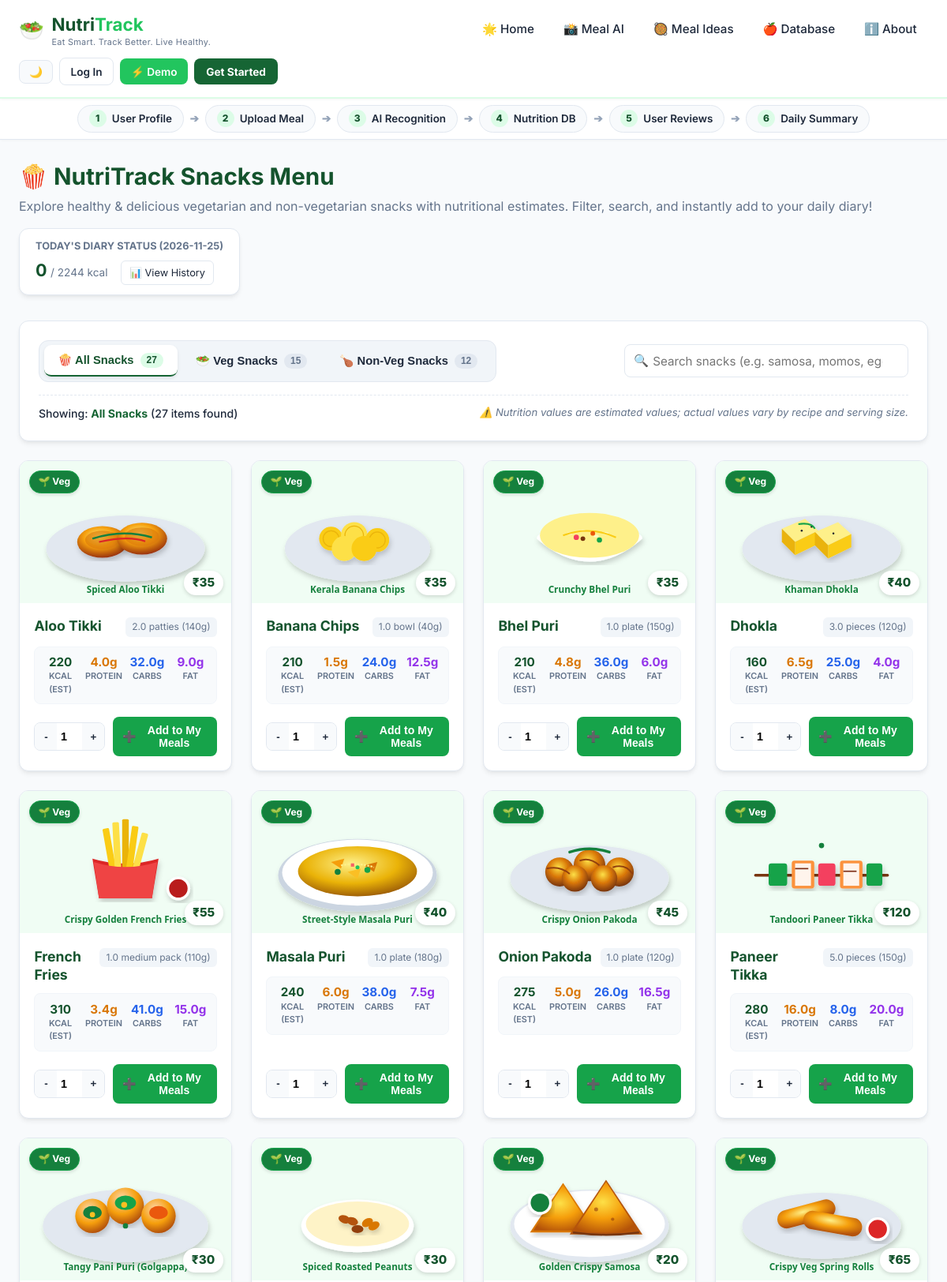
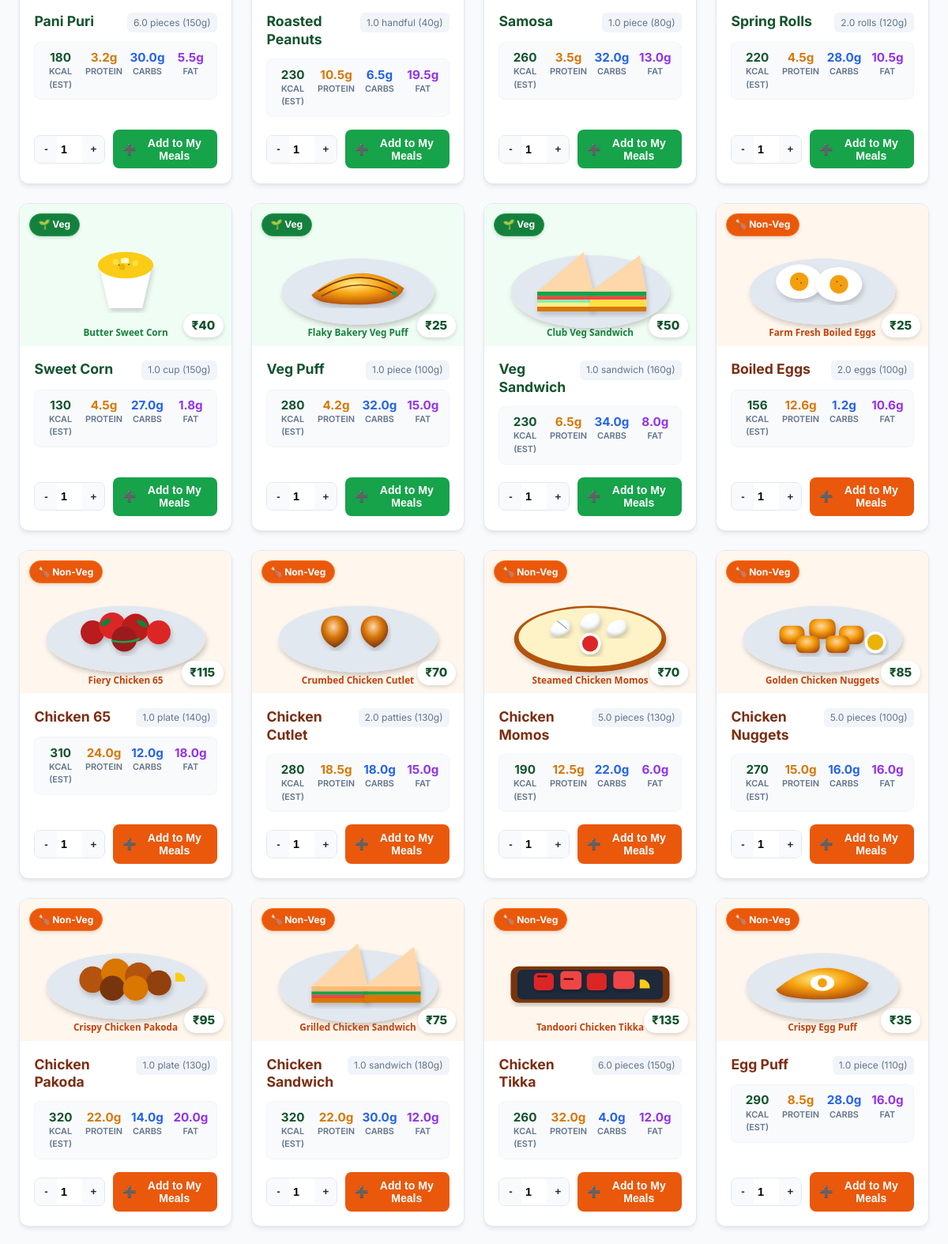
/snacks (upper part), run on the app's committed database (2 pictures, top to bottom).
### tables this page shows
CREATE TABLE user_profiles (
            id INTEGER PRIMARY KEY AUTOINCREMENT,
            user_id INTEGER UNIQUE NOT NULL,
            name TEXT NOT NULL DEFAULT 'User',
            age INTEGER NOT NULL DEFAULT 25,
            gender TEXT NOT NULL DEFAULT 'male',
            height_cm REAL NOT NULL DEFAULT 175.0,
            weight_kg REAL NOT NULL DEFAULT 70.0,
            activity_level TEXT NOT NULL DEFAULT 'moderately_active',
            goal TEXT NOT NULL DEFAULT 'maintenance',
            diet_preference TEXT NOT NULL DEFAULT 'all',
            allergies TEXT DEFAULT '',
            daily_calorie_target REAL NOT NULL DEFAULT 2000.0,
            daily_protein_target REAL NOT NULL DEFAULT 120.0,
            daily_carb_target REAL NOT NULL DEFAULT 250.0,
            daily_fat_target REAL NOT NULL DEFAULT 60.0,
            updated_at TIMESTAMP DEFAULT CURRENT_TIMESTAMP,
            FOREIGN KEY (user_id) REFERENCES users(id) ON DELETE CASCADE
        );

CREATE TABLE foods (
            id INTEGER PRIMARY KEY AUTOINCREMENT,
            name TEXT UNIQUE NOT NULL,
            category TEXT NOT NULL,
            serving_size REAL NOT NULL DEFAULT 100.0,
            serving_unit TEXT NOT NULL DEFAULT 'g',
            calories REAL NOT NULL,
            protein REAL NOT NULL,
            carbs REAL NOT NULL,
            fat REAL NOT NULL,
            fiber REAL NOT NULL DEFAULT 0.0,
            diet_type TEXT NOT NULL DEFAULT 'all'
        , image_url TEXT, is_snack INTEGER DEFAULT 0, price REAL DEFAULT 99.0);

### app.py (the view)
@app.route("/snacks", methods=["GET"])
def snacks_view():
    veg_snacks = database.get_snacks(diet_filter="vegetarian")
    non_veg_snacks = database.get_snacks(diet_filter="non-veg")
    all_snacks = database.get_snacks()
    today_date = date.today().isoformat()
    daily_summary = database.get_daily_summary(today_date)
    return render_template(
        "snacks.html",
        veg_snacks=veg_snacks,
        non_veg_snacks=non_veg_snacks,
        all_snacks=all_snacks,
        today_date=today_date,
        daily_summary=daily_summary,
        active_page="snacks"
    )

### app.py (called while the page is built)
@app.context_processor
def inject_user_context():
    user_id = session.get("user_id")
    current_user = None
    user_pref = {"dark_mode": 0, "unit_system": "metric", "email_reminders": 1}
    if user_id:
        current_user = database.get_user_by_id(user_id)
        user_pref = database.get_user_preferences(user_id)
    return {
        "current_user": current_user,
        "is_logged_in": current_user is not None,
        "user_pref": user_pref,
        "today_date": date.today().isoformat()
    }

### database.py (called while the page is built)
def get_db_connection():
    conn = sqlite3.connect(DB_PATH)
    conn.row_factory = sqlite3.Row
    return conn

def get_profile(user_id=1):
    init_db()
    conn = get_db_connection()
    profile = conn.execute("SELECT * FROM user_profiles WHERE user_id = ?", (user_id,)).fetchone()
    if not profile:
        profile = conn.execute("SELECT * FROM user_profile WHERE id = ?", (user_id,)).fetchone()
    if not profile:
        profile = conn.execute("SELECT * FROM user_profile WHERE id = 1").fetchone()
    conn.close()
    return profile

def get_snacks(diet_filter=None, search_query=None):
    init_db()
    conn = get_db_connection()
    query = "SELECT * FROM foods WHERE is_snack = 1"
    params = []
    if diet_filter in ["vegetarian", "veg"]:
        query += " AND diet_type = 'vegetarian'"
    elif diet_filter in ["non-veg", "non_veg"]:
        query += " AND diet_type = 'non-veg'"
    if search_query:
        query += " AND name LIKE ?"
        params.append(f"%{search_query.strip()}%")
    query += " ORDER BY diet_type DESC, name ASC"
    snacks = conn.execute(query, params).fetchall()
    conn.close()
    return snacks

def get_logs_for_date(date_str, user_id=None):
    init_db()
    conn = get_db_connection()
    if user_id is not None:
        logs = conn.execute(
            "SELECT * FROM meal_logs WHERE meal_date = ? AND user_id = ? ORDER BY id ASC",
            (date_str, user_id)
        ).fetchall()
    else:
        logs = conn.execute(
            "SELECT * FROM meal_logs WHERE meal_date = ? ORDER BY id ASC",
            (date_str,)
        ).fetchall()
    conn.close()
    return logs

### templates/snacks.html (shortened to what this page needs)
{% extends "base.html" %}
{% block content %}
<div class="page-header" style="display: flex; justify-content: space-between; align-items: flex-start; flex-wrap: wrap; gap: 1rem;">
    <div>
        <h1>🍿 NutriTrack Snacks Menu</h1>
        <p>Explore healthy & delicious vegetarian and non-vegetarian snacks with nutritional estimates. Filter, search, and instantly add to your daily diary!</p>
    </div>
    <div class="card" style="padding: 0.75rem 1.25rem; margin-bottom: 0; min-width: 280px; background: #ffffff; border: 1.5px solid var(--border);">
        <div style="font-size: 0.8rem; font-weight: 700; text-transform: uppercase; color: var(--text-muted); margin-bottom: 0.25rem;">
            Today's Diary Status ({{ today_date }})
        </div>
        <div style="display: flex; gap: 1rem; align-items: baseline;">
            <div>
                <span id="header_cal_display" style="font-size: 1.35rem; font-weight: 700; color: var(--primary-dark);">{{ daily_summary.total_calories|round|int }}</span>
                <span style="font-size: 0.85rem; color: var(--text-muted);">/ {{ daily_summary.target_calories|round|int }} kcal</span>
            </div>
            <a href="{{ url_for('summary_view') }}" class="btn-outline" style="padding: 0.3rem 0.65rem; font-size: 0.8rem; border-radius: 6px; text-decoration: none;">
                📊 View History
            </a>
        </div>
    </div>
</div>
<div class="card" style="margin-bottom: 1.5rem; background: #ffffff;">
    <div style="display: flex; justify-content: space-between; align-items: center; flex-wrap: wrap; gap: 1rem;">
        <div class="snack-tabs" role="tablist">
            <button type="button" class="snack-tab-btn active" id="tab_all" onclick="filterCategory('all', this)" role="tab" aria-selected="true">
                🍿 All Snacks <span class="tab-count" id="count_all">{{ all_snacks|length }}</span>
            </button>
            <button type="button" class="snack-tab-btn veg-tab" id="tab_veg" onclick="filterCategory('vegetarian', this)" role="tab" aria-selected="false">
                🥗 Veg Snacks <span class="tab-count" id="count_veg">{{ veg_snacks|length }}</span>
            </button>
            <button type="button" class="snack-tab-btn nonveg-tab" id="tab_nonveg" onclick="filterCategory('non-veg', this)" role="tab" aria-selected="false">
                🍗 Non-Veg Snacks <span class="tab-count" id="count_nonveg">{{ non_veg_snacks|length }}</span>
            </button>
        </div>
        <div style="display: flex; gap: 0.5rem; flex: 1; max-width: 360px;">
            <div style="position: relative; width: 100%;">
                <input type="text" id="snack_search" class="form-control" placeholder="Search snacks (e.g. samosa, momos, eggs)..." oninput="handleSearch()" style="padding-left: 2.2rem; padding-right: 2rem;">
                <span style="position: absolute; left: 0.75rem; top: 50%; transform: translateY(-50%); color: var(--text-muted); font-size: 0.95rem;">🔍</span>
            </div>
        </div>
    </div>
    <div style="display: flex; justify-content: space-between; align-items: center; margin-top: 1rem; padding-top: 0.75rem; border-top: 1px dashed var(--border); flex-wrap: wrap; gap: 0.5rem;">
        <div style="font-size: 0.88rem; color: var(--text-dark); font-weight: 500;">
            Showing: <strong id="filter_label" style="color: var(--primary);">All Snacks</strong>
            (<span id="visible_count">{{ all_snacks|length }}</span> items found)
        </div>
        <div style="font-size: 0.82rem; color: var(--text-muted); font-style: italic;">
            ⚠️ Nutrition values are estimated values; actual values vary by recipe and serving size.
        </div>
    </div>
</div>
<div id="snacks_container" class="snacks-grid">
    {% for snack in all_snacks %}
    <div class="snack-card item-card {% if snack.diet_type == 'vegetarian' %}theme-veg{% else %}theme-nonveg{% endif %}"
         data-id="{{ snack.id }}"
         data-name="{{ snack.name|lower }}"
         data-diet="{{ snack.diet_type }}"
         data-cal="{{ snack.calories }}"
         data-pro="{{ snack.protein }}"
         data-carb="{{ snack.carbs }}"
         data-fat="{{ snack.fat }}">
        <div class="snack-image-wrap">
            <img src="{{ snack.image_url or url_for('static', filename='images/snacks/' + snack.name|lower|replace(' ', '_') + '.svg') }}"
                 alt="{{ snack.name }}"
                 class="snack-img"
                 loading="lazy"
                 onerror="this.onerror=null; this.src='/static/images/snacks/samosa.svg';">
            <div class="diet-badge-pill {% if snack.diet_type == 'vegetarian' %}pill-veg{% else %}pill-nonveg{% endif %}">
                {% if snack.diet_type == 'vegetarian' %}
                    🌱 Veg
                {% else %}
                    🍗 Non-Veg
                {% endif %}
            </div>
            <div style="position: absolute; bottom: 0.65rem; right: 0.65rem; background: #ffffff; padding: 0.25rem 0.65rem; border-radius: 999px; font-weight: 800; font-size: 0.95rem; color: var(--primary-dark); box-shadow: 0 2px 5px rgba(0,0,0,0.15);">
                ₹{{ snack.price|round|int if snack.price else 35 }}
            </div>
        </div>
        <div class="snack-card-body">
            <div class="snack-title-row">
                <h3 class="snack-title">{{ snack.name }}</h3>
                <span class="snack-serving-badge">{{ snack.serving_size }} {{ snack.serving_unit }}</span>
            </div>
            <div class="snack-macro-grid">
                <div class="macro-pill pill-cal" title="Calories">
                    <span class="macro-val">{{ snack.calories|round|int }}</span>
                    <span class="macro-lbl">kcal (est)</span>
                </div>
                <div class="macro-pill pill-pro" title="Protein">
                    <span class="macro-val">{{ snack.protein }}g</span>
                    <span class="macro-lbl">Protein</span>
                </div>
                <div class="macro-pill pill-carb" title="Carbohydrates">
                    <span class="macro-val">{{ snack.carbs }}g</span>
                    <span class="macro-lbl">Carbs</span>
                </div>
                <div class="macro-pill pill-fat" title="Healthy Fat">
                    <span class="macro-val">{{ snack.fat }}g</span>
                    <span class="macro-lbl">Fat</span>
                </div>
            </div>
            <div class="snack-action-row">
                <div class="qty-control">
                    <button type="button" class="qty-btn" onclick="adjustQty({{ snack.id }}, -1)">-</button>
                    <input type="number" id="qty_{{ snack.id }}" class="qty-field" value="1" min="1" max="10" readonly>
                    <button type="button" class="qty-btn" onclick="adjustQty({{ snack.id }}, 1)">+</button>
                </div>
                <button type="button"
                        class="btn btn-add-meal {% if snack.diet_type == 'vegetarian' %}btn-veg-add{% else %}btn-nonveg-add{% endif %}"
                        id="btn_add_{{ snack.id }}"
                        onclick="addToMeals({{ snack.id }}, '{{ snack.name }}')">
                    <span class="btn-icon">➕</span>
                    <span class="btn-text">Add to My Meals</span>
                </button>
            </div>
        </div>
    </div>
    {% endfor %}
</div>
{% endblock %}

### data on the page
user_profiles: target_calories "2244"
foods: image_url (picture), diet_type "🌱 Veg", price "35", name "Aloo Tikki", serving_size "2.0", serving_unit "patties (140g)", calories "220", protein "4.0", carbs "32.0", fat "9.0"
foods: image_url (picture), diet_type "🌱 Veg", price "35", name "Banana Chips", serving_size "1.0", serving_unit "bowl (40g)", calories "210", protein "1.5", carbs "24.0", fat "12.5"
foods: image_url (picture), diet_type "🌱 Veg", price "35", name "Bhel Puri", serving_size "1.0", serving_unit "plate (150g)", calories "210", protein "4.8", carbs "36.0", fat "6.0"
foods: image_url (picture), diet_type "🌱 Veg", price "40", name "Dhokla", serving_size "3.0", serving_unit "pieces (120g)", calories "160", protein "6.5", carbs "25.0", fat "4.0"
foods: image_url (picture), diet_type "🌱 Veg", price "55", name "French Fries", serving_size "1.0", serving_unit "medium pack (110g)", calories "310", protein "3.4", carbs "41.0", fat "15.0"
foods: image_url (picture), diet_type "🌱 Veg", price "40", name "Masala Puri", serving_size "1.0", serving_unit "plate (180g)", calories "240", protein "6.0", carbs "38.0", fat "7.5"
foods: image_url (picture), diet_type "🌱 Veg", price "45", name "Onion Pakoda", serving_size "1.0", serving_unit "plate (120g)", calories "275", protein "5.0", carbs "26.0", fat "16.5"
foods: image_url (picture), diet_type "🌱 Veg", price "120", name "Paneer Tikka", serving_size "5.0", serving_unit "pieces (150g)", calories "280", protein "16.0", carbs "8.0", fat "20.0"
foods: image_url (picture), diet_type "🌱 Veg", price "30", name "Pani Puri", serving_size "6.0", serving_unit "pieces (150g)", calories "180", protein "3.2", carbs "30.0", fat "5.5"
foods: image_url (picture), diet_type "🌱 Veg", price "30", name "Roasted Peanuts", serving_size "1.0", serving_unit "handful (40g)", calories "230", protein "10.5", carbs "6.5", fat "19.5"
foods: image_url (picture), diet_type "🌱 Veg", price "20", name "Samosa", serving_size "1.0", serving_unit "piece (80g)", calories "260", protein "3.5", carbs "32.0", fat "13.0"
foods: image_url (picture), diet_type "🌱 Veg", price "65", name "Spring Rolls", serving_size "2.0", serving_unit "rolls (120g)", calories "220", protein "4.5", carbs "28.0", fat "10.5"
foods: image_url (picture), diet_type "🌱 Veg", price "40", name "Sweet Corn", serving_size "1.0", serving_unit "cup (150g)", calories "130", protein "4.5", carbs "27.0", fat "1.8"
foods: image_url (picture), diet_type "🌱 Veg", price "25", name "Veg Puff", serving_size "1.0", serving_unit "piece (100g)", calories "280", protein "4.2", carbs "32.0", fat "15.0"
foods: image_url (picture), diet_type "🌱 Veg", price "50", name "Veg Sandwich", serving_size "1.0", serving_unit "sandwich (160g)", calories "230", protein "6.5", carbs "34.0", fat "8.0"
foods: image_url (picture), diet_type "🍗 Non-Veg", price "25", name "Boiled Eggs", serving_size "2.0", serving_unit "eggs (100g)", calories "156", protein "12.6", carbs "1.2", fat "10.6"
foods: image_url (picture), diet_type "🍗 Non-Veg", price "115", name "Chicken 65", serving_size "1.0", serving_unit "plate (140g)", calories "310", protein "24.0", carbs "12.0", fat "18.0"
foods: image_url (picture), diet_type "🍗 Non-Veg", price "70", name "Chicken Cutlet", serving_size "2.0", serving_unit "patties (130g)", calories "280", protein "18.5", carbs "18.0", fat "15.0"
foods: image_url (picture), diet_type "🍗 Non-Veg", price "70", name "Chicken Momos", serving_size "5.0", serving_unit "pieces (130g)", calories "190", protein "12.5", carbs "22.0", fat "6.0"
foods: image_url (picture), diet_type "🍗 Non-Veg", price "85", name "Chicken Nuggets", serving_size "5.0", serving_unit "pieces (100g)", calories "270", protein "15.0", carbs "16.0", fat "16.0"
foods: image_url (picture), diet_type "🍗 Non-Veg", price "95", name "Chicken Pakoda", serving_size "1.0", serving_unit "plate (130g)", calories "320", protein "22.0", carbs "14.0", fat "20.0"
foods: image_url (picture), diet_type "🍗 Non-Veg", price "75", name "Chicken Sandwich", serving_size "1.0", serving_unit "sandwich (180g)", calories "320", protein "22.0", carbs "30.0", fat "12.0"
foods: image_url (picture), diet_type "🍗 Non-Veg", price "135", name "Chicken Tikka", serving_size "6.0", serving_unit "pieces (150g)", calories "260", protein "32.0", carbs "4.0", fat "12.0"
foods: image_url (picture), diet_type "🍗 Non-Veg", price "35", name "Egg Puff", serving_size "1.0", serving_unit "piece (110g)", calories "290", protein "8.5", carbs "28.0", fat "16.0"

### other printed values
{{ daily_summary.total_calories|round|int }} "0"
{{ all_snacks|length }} "27"
{{ veg_snacks|length }} "15"
{{ non_veg_snacks|length }} "12"
